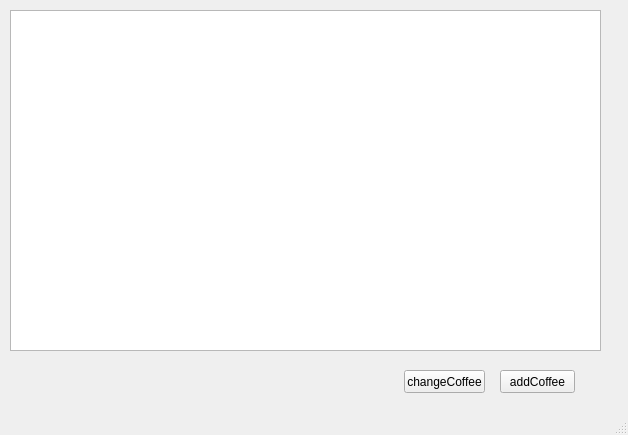
<?xml version="1.0" encoding="UTF-8"?>
<ui version="4.0">
 <class>MainWindow</class>
 <widget class="QMainWindow" name="MainWindow">
  <property name="geometry">
   <rect>
    <x>0</x>
    <y>0</y>
    <width>628</width>
    <height>435</height>
   </rect>
  </property>
  <property name="windowTitle">
   <string>MainWindow</string>
  </property>
  <widget class="QWidget" name="centralwidget">
   <widget class="QTableWidget" name="tableWidget">
    <property name="geometry">
     <rect>
      <x>10</x>
      <y>10</y>
      <width>591</width>
      <height>341</height>
     </rect>
    </property>
   </widget>
   <widget class="QPushButton" name="addCoffee">
    <property name="geometry">
     <rect>
      <x>500</x>
      <y>370</y>
      <width>75</width>
      <height>23</height>
     </rect>
    </property>
    <property name="text">
     <string>addCoffee</string>
    </property>
   </widget>
   <widget class="QPushButton" name="changeCoffee">
    <property name="geometry">
     <rect>
      <x>404</x>
      <y>370</y>
      <width>81</width>
      <height>23</height>
     </rect>
    </property>
    <property name="text">
     <string>changeCoffee</string>
    </property>
   </widget>
  </widget>
  <widget class="QMenuBar" name="menubar">
   <property name="geometry">
    <rect>
     <x>0</x>
     <y>0</y>
     <width>628</width>
     <height>21</height>
    </rect>
   </property>
  </widget>
  <widget class="QStatusBar" name="statusbar"/>
 </widget>
 <resources/>
 <connections/>
</ui>
